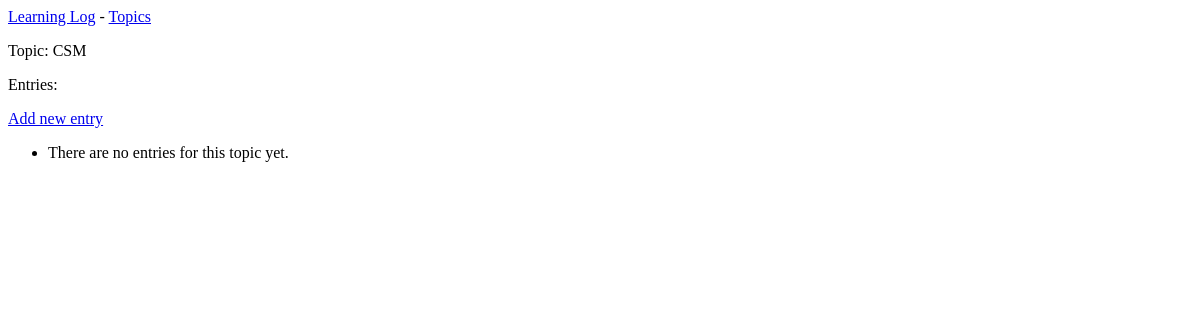
Page /topics/7 on the earlier database version.
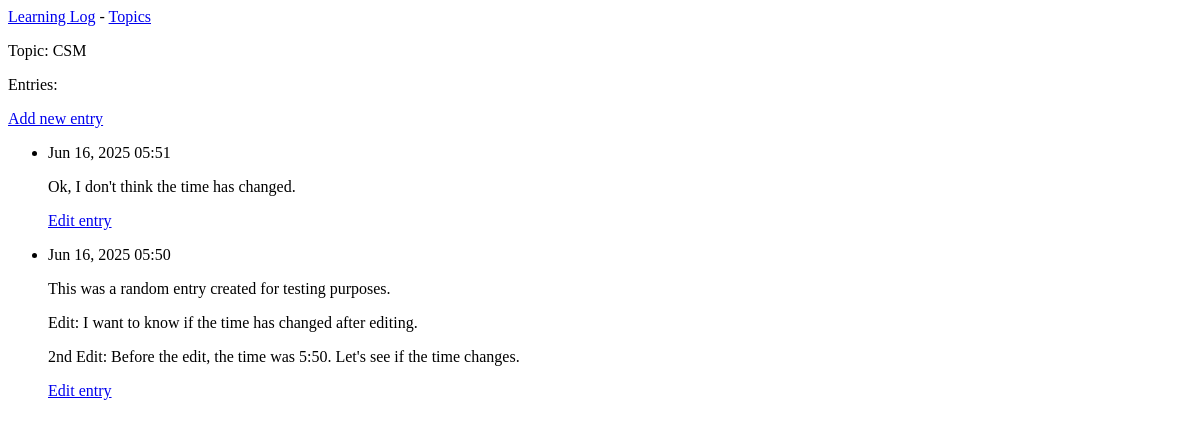
Same page on the later database version.
### learning_logs/models.py (models this page shows, shortened)
class Entry(models.Model):
    topic = models.ForeignKey(Topic, on_delete=models.CASCADE)
    text = models.TextField()
    date_added = models.DateTimeField(auto_now_add=True)
    class Meta:
        verbose_name_plural = 'entries'

### learning_logs/views.py (the view)
# urls.py: path('topics/<int:topic_id>', views.topic, name='topic'),
def topic(request, topic_id):
    topic = Topic.objects.get(id=topic_id)
    entries = topic.entry_set.order_by('-date_added')
    context = {'topic': topic, 'entries': entries}
    return render(request, 'learning_logs/topic.html', context)

### learning_logs/templates/learning_logs/topic.html
{% extends 'learning_logs/base.html' %}
{% block content %}
  <p>Topic: {{ topic.text }}</p>
  <p>Entries:</p>
  <p>
    <a href="{% url 'learning_logs:new_entry' topic.id %}">Add new entry</a>
  </p>
  <ul>
    {% for entry in entries %}
      <li>
        <p>{{ entry.date_added|date:'M d, Y H:i' }}</p>
        <p>{{ entry.text|linebreaks }}</p>
        <p><a href="{% url 'learning_logs:edit_entry' entry.id %}">Edit entry</a></p>
      </li>
      {% empty %}
        <li>There are no entries for this topic yet.</li>
      {% endfor %}
  </ul>
{% endblock content %}

Differences in the rows shown:
added Entry: date_added "Jun 16, 2025 05:51", text "Ok, I don't think the time has changed."
added Entry: date_added "Jun 16, 2025 05:50", text "This was a random entry created for testing purposes. Edit: I want to know if the time has changed after editing. 2nd Edit: Before the edit, the time was 5:50. Let's see if the time changes."
Other differences:
text no longer shown: "There are no entries for this topic yet."
